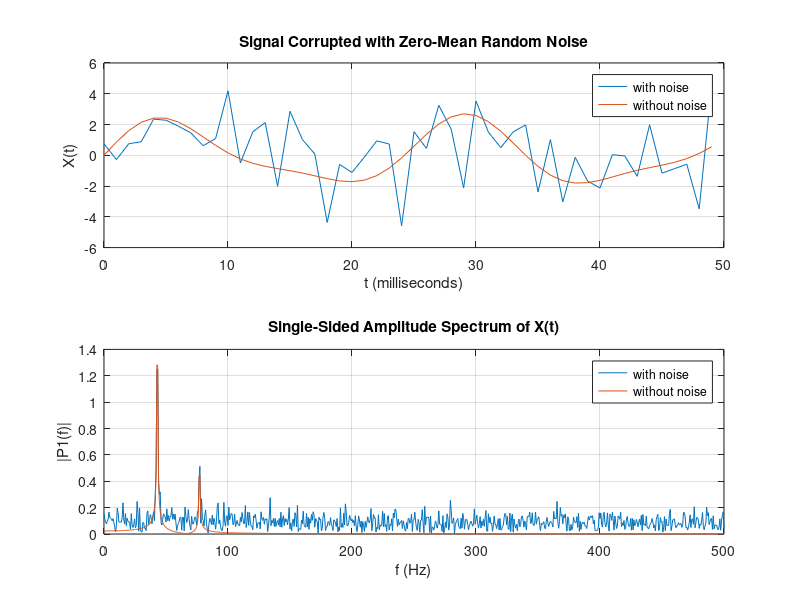

Write the MATLAB code that produced this figure.
%% Compute the FFT of a generated signal
% Generate a signal containing 2 sinusoidal wave of different frequencies
% and compute the FFT

%% Init console
close all force;
clc;

%% Params
Fs = 1000;            % Sampling frequency                    
T = 1/Fs;             % Sampling period       
L = 1500;             % Length of signal
t = (0:L-1)*T;        % Time vector

%% Signal generation
% Form a signal containing a 77 Hz sinusoid of amplitude 0.7 and a 43Hz sinusoid of amplitude 2.
S = 0.7*sin(2*pi*77*t) + 2*sin(2*pi*43*t);

% Corrupt the signal with noise 
X = S + 2*randn(size(t));

% Plot the noisy signal in the time domain. It is difficult to identify the frequency components by looking at the signal X(t). 
f_id = figure(1);
subplot(2,1,1); hold on; grid on; box on;
plot(1000*t(1:50) ,X(1:50))
plot(1000*t(1:50) ,S(1:50))
title('Signal Corrupted with Zero-Mean Random Noise')
legend('with noise','without noise')
xlabel('t (milliseconds)')
ylabel('X(t)')

%% FFT
% Compute the Fourier transform of the signal. 
Y = fft(X);    % noisy fft
Ys = fft(S);   % no noise fft

% Take the ampliture of the normalized signal
P2 = abs(Y/L);
P2s = abs(Ys/L);

% TODO : Compute the two-sided spectrum P2. Then compute the single-sided spectrum P1 based on P2 and the even-valued signal length L.
P1  = P2(1:L/2+1);
P1(2:end-1) = 2*P1(2:end-1);
P1s  = P2s(1:L/2+1);
P1s(2:end-1) = 2*P1s(2:end-1);

% Plotting
figure(f_id)
subplot(2,1,2); hold on; grid on; box on;
f = Fs*(0:(L/2))/L;
plot(f,P1) 
plot(f,P1s) 
title('Single-Sided Amplitude Spectrum of X(t)')
xlabel('f (Hz)')
ylabel('|P1(f)|')
legend('with noise','without noise')